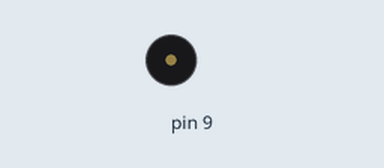
Simulated run of this sketch. Board: Arduino Uno, built with avr-gcc and run on an emulated ATmega328P. On the bench: buzzer (waves = sounding).

Above: at 1.2 s.
Timing chart, 0 to 5.8 s (numbered marks = the images above):
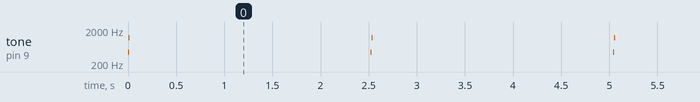

The sketch:

P2_Sirene.ino
```cpp
#include <Lautsprecher.h>

Lautsprecher lautsprecher( 9 );

void setup() {
  // put your setup code here, to run once:
  Serial.begin(9600);
  }

void loop() {
  // put your main code here, to run repeatedly:
  lautsprecher.spieleAbwechselnd(NOTE_A4, NOTE_D6, 10 );
  delay( 2500 );
}
```

Measured:
- by itself, tone on pin 9: repeats every 2.5 s: 1175 Hz 0.01 s, silent 2.5 s, 440 Hz 0.01 s
